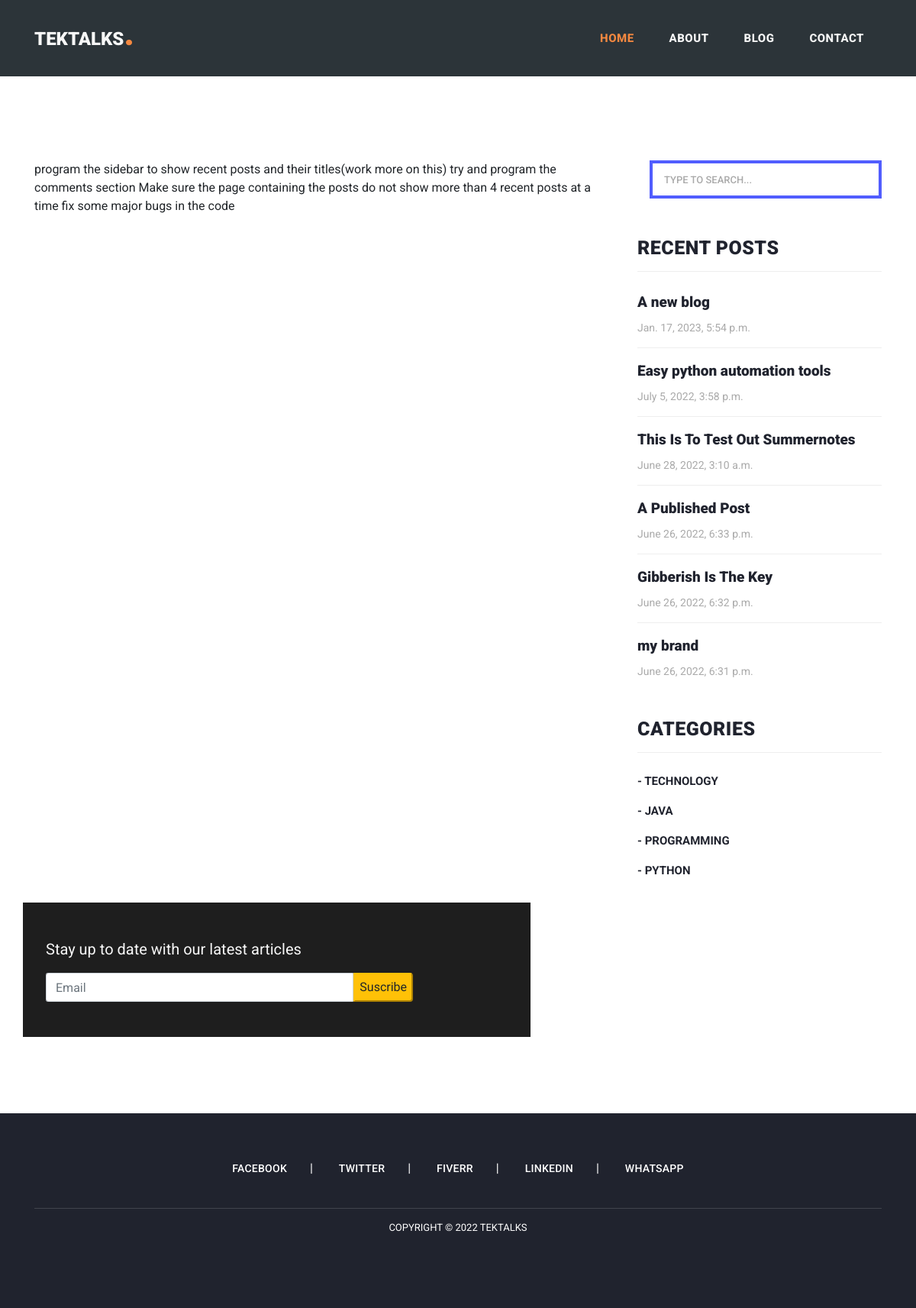
Screenshot of /-title with the database file from the repository.
### website/models.py (models this page shows, shortened)
class post(models.Model):
    CATEGORY = (
            ('TECH', 'TECH'),
            ('PYTHON', 'PYTHON'),
            ('JAVA', 'JAVA'),
            ('PROGRAMMING', 'PROGRAMMING'),
        )
    STATUS = (
        (0,"Draft"),
        (1,"Publish")
                )
    title = models.CharField(max_length=255, null=True)
    slug = models.SlugField( max_length=200, unique=True, null=True )
    thumbnail = models.ImageField(null=True, upload_to='photos/')
    created_on = models.DateTimeField(auto_now_add=True, null=True)
    sub_article = models.TextField(max_length=255, null=True)
    article = RichTextUploadingField(null=True)
    category = models.CharField(max_length=50, null=True, choices=CATEGORY)
    tags = models.ManyToManyField(tag)
    status = models.IntegerField(choices=STATUS, default=0, null=True)

### website/views.py (the view, shortened to what this page needs)
# urls.py: path('<slug:slug>', views.details, name='details'),
def details(request, slug):
    suscribe_form = newsletterForm()
    view_posts = post.objects.get(slug=slug)
    sidebar = post.objects.all().order_by('-created_on').filter(status=1)[:6]
    context = {
        'view_posts':view_posts,
        'sidebar':sidebar,
        'form':suscribe_form
    }
    return render(request, 'website/details.html', context)

### website/forms.py
class newsletterForm(ModelForm):
    class Meta:
        model = newsletter
        fields='__all__'
        widgets = {
            'email': forms.TextInput(attrs={'placeholder': 'Email', 'class':'form-control', 'id':'validationCustomUsername'}),
        }

### website/templates/website/details.html (shortened to what this page needs)
{% load static %}
<!DOCTYPE html>
<html lang="en">
  <head>
    <link href="{% static 'vendor/bootstrap/css/bootstrap.min.css' %}" rel="stylesheet">
    <link rel="stylesheet" href="{% static 'assets/css/fontawesome.css' %}">
    <link rel="stylesheet" href="{% static 'assets/css/templatemo-stand-blog.css' %}">
    <link rel="stylesheet" href="{% static 'assets/css/owl.css' %}">
  </head>
  <body>
    {% include 'website/navbar.html' %}
    <div class="heading-page header-text">
    </div>
    <section class="blog-posts grid-system">
      <div class="container">
        <div class="row">
          <div class="col-lg-8">
            <div class="all-blog-posts">
              <div class="row">
                <div class="col-lg-12">
                  {{ view_posts.article | safe}}
                </div>
              </div>
            </div>
          </div>
          {% include 'website/sidebar.html' %}
          <div class="col-lg-7">
            <form action="{% url 'index' %}" method="post">
              <div class="container">
                <p class="mt-3 my-3 row">Stay up to date with our latest articles</p>
                <div class="my-3 row">
                  <div class="col-sm-8 form">
                    {{ form.email }}
                  </div>
                  <div class="row">
                    <button type="submit" class="rounded-right btn-warning ">Suscribe</button>
                  </div>
                </div>
              </div>
            </form>
          </div>
        </div>
      </div>
    </section>
    {% include 'website/footer.html' %}
  </body>
</html>

### website/templates/website/sidebar.html
<div class="col-lg-4">
    <div class="sidebar">
      <div class="row">
        <div class="col-lg-12">
          <div class="sidebar-item search pl-3">
            <form id="search_form" name="gs" method="GET" action="{% url 'blog' %}">
              <input type="text" name="q" class="searchText" placeholder="Type to search..." autocomplete="on">
            </form>
          </div>
        </div>
        <div class="col-lg-12">
          <div class="sidebar-item recent-posts">
            <div class="sidebar-heading">
              <h2>Recent Posts</h2>
            </div>
            <div class="content">
              <ul>
                {% for i in sidebar %}
                <li><a href="{% url 'details' i.slug %}">
                  <h5>{{i.title}}</h5>
                  <span>{{i.created_on}}</span>
                </a></li>
                {% endfor %}
              </ul>
            </div>
          </div>
        </div>
        <div class="col-lg-12">
          <div class="sidebar-item categories">
            <div class="sidebar-heading">
              <h2>Categories</h2>
            </div>
            <div class="content">
              <ul>
                <li><a href="{% url 'category' 'tech' %}">- TECHNOLOGY</a></li>
                <li><a href="{% url 'category' 'java' %}">- JAVA</a></li>
                <li><a href="{% url 'category' 'programming' %}">- PROGRAMMING</a></li>
                <li><a href="{% url 'category' 'python' %}">- PYTHON</a></li>
              </ul>
            </div>
          </div>
        </div>
      </div>
    </div>
  </div>

### static/assets/css/templatemo-stand-blog.css (style rules this page uses)
body { font-family: 'Roboto', sans-serif; overflow-x: hidden; text-rendering: optimizeLegibility; -webkit-font-smoothing: antialiased; -moz-osx-font-smoothing: grayscale; }
p { margin-bottom: 0px; font-size: 20px; font-weight: 400; color: #201e1e; line-height: 30px; }
a { text-decoration: none!important; }
ul { padding: 0; margin: 0; list-style: none; }
h1,h2,h3,h4,h5,h6 { margin: 0px; }
.heading-page { padding-top: 110px; }
.blog-posts { margin-top: 100px; }
.blog-posts .sidebar-heading h2 { font-size: 18px; text-transform: uppercase; font-weight: 900; letter-spacing: 0.5px; color: #20232e; border-bottom: 1px solid #eee; padding-bottom: 15px; margin-bottom: 25px; }
.sidebar { margin-left: 30px; }
.sidebar .sidebar-item { margin-top: 50px; }
.sidebar .search { margin-top: 0px; }
.sidebar .sidebar-heading h2 { font-size: 25px; text-transform: uppercase; font-weight: 900; letter-spacing: 0.5px; color: #20232e; border-bottom: 1px solid #eee; padding-bottom: 15px; margin-bottom: 25px; }
.sidebar .search input { width: 100%; height: 50px; border: 4px solid #515DFE; font-size: 13px; text-transform: uppercase; font-weight: 500; color: #7a7a7a; outline: none; padding: 0px 15px; }
.sidebar .search input::placeholder { color: #aaa; }
.sidebar .recent-posts ul li { margin-bottom: 15px; padding-bottom: 15px; border-bottom: 1px solid #eee; }
.sidebar .recent-posts ul li:last-child { margin-bottom: 0px; padding-bottom: 0px; border-bottom: none; }
.sidebar .recent-posts ul li h5 { font-size: 19px; font-weight: 900; color: #20232e; line-height: 30px; transition: all 0.3s; }
.sidebar .recent-posts ul li span { display: block; font-size: 14px; color: #aaa; margin-top: 8px; }
.sidebar .categories ul li { margin-bottom: 15px; }
.sidebar .categories ul li:last-child { margin-bottom: 0px; }
.sidebar .categories ul li a { font-size: 15px; font-weight: 700; color: #20232e; transition: all .3s; }
div.row .col-lg-7 { background-color: #1e1e1e; margin-top: 30px; padding: 30px 0px; }
div.row .col-lg-7 p { color: #f7f7f7; padding-left: 15px; }
div.col-lg-7 input.form-control { border-radius: 0.15rem 0rem 0rem 0.15rem; }
div.col-lg-7 .container { padding-left: 30px; }

### rows the page displays
post: article "program the sidebar to show recent posts and their titles(work more on this) try and program the comments section Make sure the page containing the posts do not show more than 4 recent posts at a time fix some major bugs in the code"
post: title "A new blog", created_on "Jan. 17, 2023, 5:54 p.m."
post: title "Easy python automation tools", created_on "July 5, 2022, 3:58 p.m."
post: title "This Is To Test Out Summernotes", created_on "June 28, 2022, 3:10 a.m."
post: title "A Published Post", created_on "June 26, 2022, 6:33 p.m."
post: title "Gibberish Is The Key", created_on "June 26, 2022, 6:32 p.m."
post: title "my brand", created_on "June 26, 2022, 6:31 p.m."
